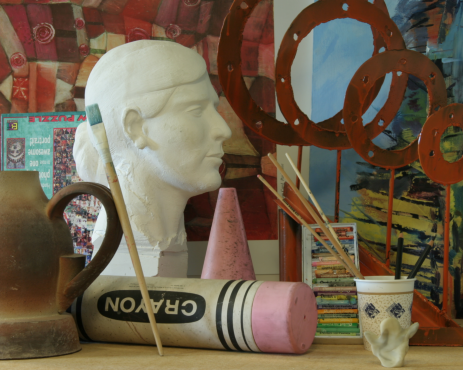
#> input picture GyomCode/Projet/stereo-vision-and-segmentation-master/view1.png, 463 x 370 px, found by its file name
$ python depth.py
#> lines starting #> are read from the running program, lines starting #| are printed output that depends on the picture
import cv2
import random
import numpy as np
import matplotlib
matplotlib.use("TkAgg")
from matplotlib import pyplot as plt


grayscale_max = 255


def load_image(filename):
#> called with filename = 'view1.png'
    image = cv2.imread(filename, cv2.IMREAD_GRAYSCALE)
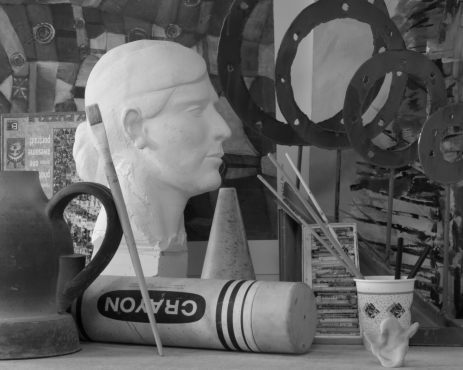
#> image: shape (370, 463); min 3, max 236, mean 96.5
#> call 2 of load_image, with filename = 'view5.png'
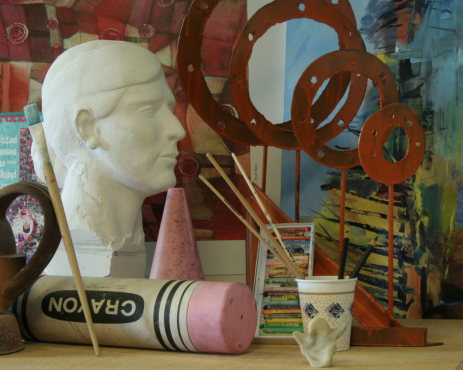
#> input picture GyomCode/Projet/stereo-vision-and-segmentation-master/view5.png, 463 x 370 px, found by its file name
#> in load_image (call 2), `image = cv2.imread(filename, cv2.IMREAD_GRAYSCALE)`:
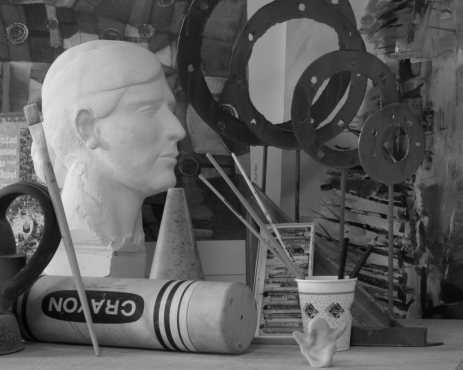
#> image: shape (370, 463); min 2, max 233, mean 93.9
    return image


# [6 lines left out: function show_image, not called in this run]


def add_padding(input, padding):
#> called with padding = 1
    rows = input.shape[0]
#> rows = 370
    columns = input.shape[1]
#> columns = 463
    output = np.zeros((rows + padding * 2, columns + padding * 2), dtype=float)
    output[ padding : rows + padding, padding : columns + padding] = input
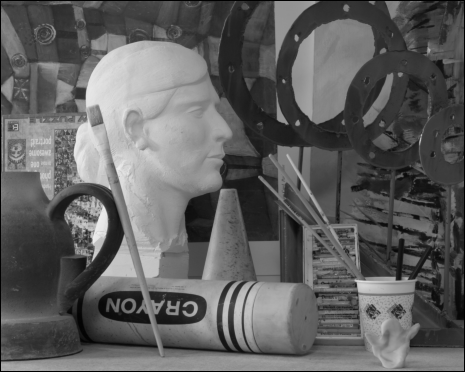
#> output: shape (372, 465) float64; min 0, max 236, mean 95.5
    return output


# [18 lines left out: function add_replicate_padding, not called in this run]


def euclid_dist(a, b):
    distance = np.linalg.norm(a - b)
    return distance


# [9 lines left out: function get_search_bounds, not called in this run]


def search_bounds(column, block_size, width, rshift):
    disparity_range = 75
    padding = block_size // 2
    right_bound = column
    if rshift:
        left_bound = column - disparity_range
        if left_bound < padding:
            left_bound = padding
        step = 1
    else:
        left_bound = column + disparity_range
        if left_bound >= (width - 2*padding):
            left_bound = width - 2*padding - 2
        step = -1
    return left_bound, right_bound, step


# max disparity 30
def disparity_map(left, right, block_size, rshift):

    padding = block_size // 2
    left_img = add_padding(left, padding)
    right_img = add_padding(right, padding)
#> call 2 of add_padding, with padding = 1
#> in add_padding (call 2), `output[ padding : rows + padding, padding : columns + padding] = input`:
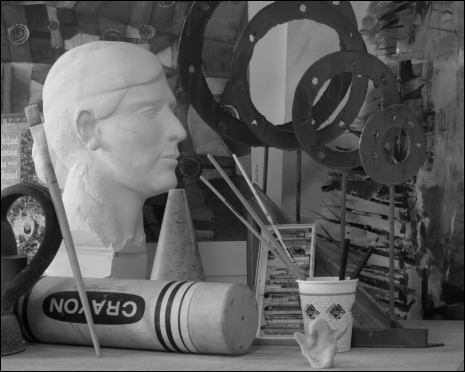
#> output: shape (372, 465) float64; min 0, max 233, mean 93

    height, width = left_img.shape
#> height = 372; width = 465

    # d_map = np.zeros((height - padding*2, width - padding*2), dtype=float)
    d_map = np.zeros(left.shape , dtype=float)

    for row in range(height - block_size + 1):
        for col in range(width - block_size + 1):

            bestdist = float('inf')
            shift = 0
            left_pixel = left_img[row:row + block_size, col:col + block_size]
            l_bound, r_bound, step = search_bounds(col, block_size, width, rshift)

            # for i in range(l_bound, r_bound - padding*2):
            for i in range(l_bound, r_bound, step):
                right_pixel = right_img[row:row + block_size, i:i + block_size]

                # if euclid_dist(left_pixel, right_pixel) < bestdist :
                ssd = np.sum((left_pixel - right_pixel) ** 2)
                # print('row:',row,' col:',col,' i:',i,' bestdist:',bestdist,' shift:',shift,' ssd:',ssd)
                if ssd < bestdist:
                    bestdist = ssd
                    shift = i

            if rshift:
                d_map[row, col] = col - shift
            else:
                d_map[row, col] = shift - col
            print('Calculated Disparity at ('+str(row)+','+str(col)+') :', d_map[row,col])
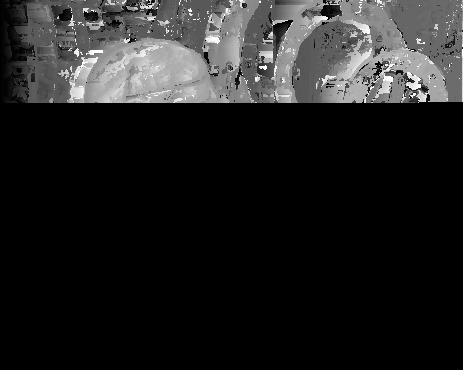
#> d_map: shape (370, 463) float64; min 0, max 75, mean 9.9; drawn with min black and max white

    return d_map


# [61 lines left out: functions mean_square_error, consistency_map_mse_l, consistency_map_mse_r, not called in this run]


def main():
    l = load_image('view1.png')
    r = load_image('view5.png')


    # Disparity Maps
    d_map_lr_3 = disparity_map(l, r, 3, True)
    show_image('D_Map_lr_block3_', d_map_lr_3)

    d_map_rl_3 = disparity_map(r, l, 3, False)
    show_image('D_Map_rl_block3_', d_map_rl_3)

    d_map_lr_9 = disparity_map(l, r, 9, True)
    show_image('D_Map_lr_block9_', d_map_lr_9)

    d_map_rl_9 = disparity_map(r, l, 9, False)
    show_image('D_Map_rl_block9_', d_map_rl_9)


    # Mean Squared Error
    ground_truth_1 = load_image('disp1.png')
    ground_truth_2 = load_image('disp5.png')

    mse_3_lr = mean_square_error(d_map_lr_3, ground_truth_1)
    print('MSE for view1 using block size of 3 is', mse_3_lr)

    mse_3_rl = mean_square_error(d_map_rl_3, ground_truth_2)
    print('MSE for view5 using block size of 3 is', mse_3_rl)

    mse_9_lr = mean_square_error(d_map_lr_9, ground_truth_1)
    print('MSE for view1 using block size of 9 is', mse_9_lr)

    mse_9_rl = mean_square_error(d_map_lr_3, ground_truth_2)
    print('MSE for view5 using block size of 9 is', mse_9_rl)


    # MSE after Consistency Check
    mse_3c_left, c_map_3cl = consistency_map_mse_l(d_map_lr_3, d_map_rl_3, ground_truth_1)
    cv2.imwrite('consistency_map_block3_view1.jpg', c_map_3cl)
    print('MSE for view1 after Consistency check using block size of 3 is', mse_3c_left)

    mse_3c_right, c_map_3cr = consistency_map_mse_r(d_map_lr_3, d_map_rl_3, ground_truth_2)
    cv2.imwrite('consistency_map_block3_view5.jpg', c_map_3cr)
    print('MSE for view5 after Consistency check using block size of 3 is', mse_3c_right)

    mse_9c_left, c_map_9cl = consistency_map_mse_l(d_map_lr_9, d_map_rl_9, ground_truth_1)
    cv2.imwrite('consistency_map_block9_view1.jpg', c_map_9cl)
    print('MSE for view1 after Consistency check using block size of 9 is', mse_9c_left)

    mse_9c_right, c_map_9cr = consistency_map_mse_r(d_map_lr_9, d_map_rl_9, ground_truth_2)
    cv2.imwrite('consistency_map_block9_view5.jpg', c_map_9cr)
    print('MSE for view5 after Consistency check using block size of 9 is', mse_9c_right)

    return


#> (the run stopped early here; a loop or call above may not have finished)
